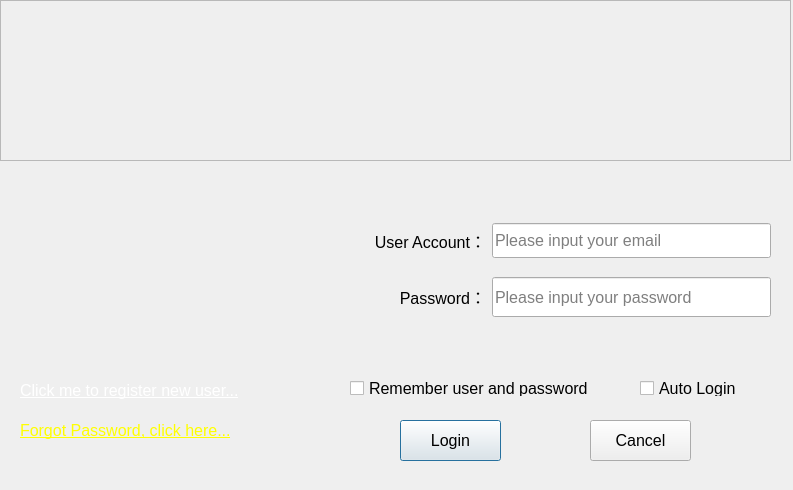
<?xml version="1.0" encoding="UTF-8"?>
<ui version="4.0">
 <class>loginDlg</class>
 <widget class="QDialog" name="loginDlg">
  <property name="geometry">
   <rect>
    <x>0</x>
    <y>0</y>
    <width>793</width>
    <height>490</height>
   </rect>
  </property>
  <property name="font">
   <font>
    <pointsize>12</pointsize>
   </font>
  </property>
  <property name="windowTitle">
   <string>DDE-OnePetrology</string>
  </property>
  <property name="windowIcon">
   <iconset>
    <normaloff>res/DDE-logo.png</normaloff>res/DDE-logo.png</iconset>
  </property>
  <property name="styleSheet">
   <string notr="true">QMainWindow{
    font-family:&quot;Microsoft YaHei&quot;;
    font-size: 14px;
    font-weight: bold;
    color:#f0f0f0;
	background:#125b4e;
}
QMainWindow#MainWindow{
    background:#125b4e;
}



QStatusBar{
	color:#fff;
}
QStatusBar QLabel{
	color:#fff;
}
QStatusBar::item{
	border: 0px
}

QCheckBox{
	color:#fff;
}

QDateTimeEdit, QLineEdit, QTextEdit, QPlainTextEdit{
	color:#fff;
	height:20px;
	padding-left:10px; 
	background:transparent;
	border:none;
	border:1px solid #67968d;
}

QDateTimeEdit::focus, QLineEdit::focus, QTextEdit::focus, QPlainTextEdit::focus{
	border:1px solid #00fffb;
}

QDateTimeEdit:hover{
    background: #1f6155;
	color:#f2f2f2;
}

QCalendarWidget QTableView {
    alternate-background-color: #125b4e;
    background-color: #67968d;
}
QToolButton#qt_calendar_monthbutton,#qt_calendar_yearbutton{
    color: #67968d;
    font: 9px simHei;
}
QCalendarWidget QWidget#qt_calendar_navigationbar{
    background-color: #FFF;
}

QTextEdit::focus{
	border:1px solid #00fffb;
}
QGroupBox::title {
	color:#fff;
}
QGroupBox QLineEdit{
    height:20px;
	padding-left:10px; 
	background:transparent;
	border:none;
	border-bottom:1px solid #67968d;
}

QDialog{
    background:#125b4e;
}
QDialog QLabel{
    color:#f0f0f0;
}

QSplitter::handle{
	background-color:#125b4e;
}

QComboBox{
	color:#fff;
	height:20px;
	padding-left:10px; 
	background:transparent;
	border: 1px solid #67968d; 
}
QComboBox::drop-down {
    subcontrol-origin: padding;   
    subcontrol-position: top right; 
    width: 15px; 
    border-left: 1px solid #67968d; 
	image: url(&quot;:/res/home/combo_drop.png&quot;) 
}
QComboBox::drop-down:hover {
    background: #00fffb;
}

QComboBox QAbstractItemView {
    outline: 0px solid gray;
    border: 1px solid #228c84;
    color: #FFFFFF;
    background-color: #07816e;
    selection-background-color: #1f6155; 
}
QComboBox QAbstractItemView::item {
    padding: 5px 10px; 
}
QComboBox QAbstractItemView::item:hover {
    color: #FFFFFF;
    background-color: #1f6155;
}


QToolButton{
	padding:5px;
	border:none;
	background:transparent;
	color:#bebebe;
}
QToolButton:hover{
	background: #1f6155;
	color:#f2f2f2;
}
QToolButton:pressed{
	background: #34a897;
	color:#f2f2f2;
	border-radius: 3px;
}

QPushButton{
	border:1px solid #4daa99;
	color:#e3e3e3;
	padding:4px 20px;
}
QPushButton:hover{
	background: #1f6155;
	color:#f2f2f2;
}
QPushButton:pressed{
	background: #34a897;
	color:#f2f2f2;
	border-radius: 3px;
}


QListView{
	background:transparent;
	border:1px solid #228c84;
}
QListWidget{
	background:transparent;
	border:1px solid #228c84;
	color:#fff;
}

QToolBox::tab{
	padding:3px;
	border-radius:5px;
	color:#04ddd7;
	font:15px &quot;Microsoft YaHei&quot;;

}
QToolTip{
	border:0px solid #F0F0F0;
	padding:1px;
	color:#04ddd7;

}


/*===================================== 表格 =================================*/
QTableView{
    outline:none;
    border-top:none;
    border-bottom-left-radius:4px;
    border-bottom-right-radius:4px;
    alternate-background-color:#1b7065; 
    selection-background-color:#01ae97;
    gridline-color:#0fa48e;
    color:#f2f2f2;
    background:transparent;
}
QHeaderView{
    border:none;
    border-bottom:1px solid #125b4e;
    background:#367b6e;
}
QHeaderView::section{
    background:transparent;
    color:#f2f2f2;
}


/*===================================== 树 =================================*/
QTreeView{
	show-decoration-selected:1;
	border:none; 
	background:transparent;
}
QTreeView::item{
	height: 25px;
	color:#eaecec;	
	border:none;
	background:transparent;
}

QTreeView::item:selected:active{  
	color:f2f2f2;
}

QTreeView::item:selected:!active{   
	color:#f2f2f2;	
}
QTreeView::branch:has-children:!has-siblings:closed,
QTreeView::branch:closed:has-children:has-siblings{
    border-image:none;
    image:url(&quot;:/res/home/tree_right.png&quot;);
}
QTreeView::branch:open:has-children:!has-siblings,
QTreeView::branch:open:has-children:has-siblings{
    border-image:none;
    image:url(&quot;:/res/home/tree_bottom.png&quot;);
}

QTreeView::indicator:unchecked {
	image: url(&quot;:/res/home/tree_uncheck.png&quot;);
}
QTreeView::indicator:checked {
	image: url(&quot;:/res/home/tree_check.png&quot;);
}
QTreeView::item:hover, QTreeView::branch:hover{
	background:#1f6155;
}
QTreeView::item:selected, QTreeView::branch:selected{
	background:#34a897;
	color:f2f2f2;
}


/*===================================== Tab =================================*/
QTabWidget#tabWidget{
    background:transparent;
}
QTabWidget::pane{
    border-top: 1px solid;
    border-color: transparent;
    top:-1px;
}
QTabBar::tab {
    min-width:85px;
    min-height:26px;
    color: #FFFFFF;
    border: 1px solid #e2e2e2;
    font:20px &quot;Microsoft YaHei&quot; ;
}
QTabBar::tab:selected{
    min-width:85px;
    min-height:25px;
    color: #000;
    border: 0px solid;
    background:#00fffb;
    font:20px &quot;Microsoft YaHei&quot; ;
}

/*===================================== 垂直滚动条 =================================*/
/*设置垂直滚动条基本样式*/
QScrollBar:vertical {
    width: 14px;
    background: rgba(0,0,0,0%);
    margin: 0px,0px,0px,0px;
    /*留出9px给上面和下面的箭头*/
    padding-top: 9px;
    padding-bottom: 9px;
}

QScrollBar::handle:vertical {
    width: 14px;
    background: #238d71; /* #176857;rgba(0,0,0,25%); */
    /*滚动条两端变成椭圆 */
    border-radius: 14px;
    min-height: 20;
}

QScrollBar::handle:vertical:hover {
    width: 14px;
    /*鼠标放到滚动条上的时候，颜色变深*/
    background:  #238d71;  /*rgba(0,0,0,50%);*/
    border-radius: 12px;
    min-height: 20;
}

/*这个应该是设置下箭头的，3.png就是箭头*/
QScrollBar::add-line:vertical 
{
    height: 9px;
    width: 14px;
    border-image: url(:/res/down-arrow.png);
    subcontrol-position: bottom;
}

/*设置上箭头 */
QScrollBar::sub-line:vertical 
{
    height: 9px;
    width: 14px;
    border-image: url(:/res/up-arrow.png);
    subcontrol-position: top;
}

/*当鼠标放到下箭头上的时候 */
QScrollBar::add-line:vertical:hover 
{
    height: 9px;
    width: 14px;
    border-image: url(:/res/down-arrow.png);
    subcontrol-position: bottom;
}

/*当鼠标放到下箭头上的时候*/
QScrollBar::sub-line:vertical:hover 
{
    height: 9px;
    width: 14px;
    border-image: url(:/res/up-arrow.png);
    subcontrol-position: top;
}

/*当滚动条滚动的时候，上面的部分和下面的部分*/
QScrollBar::sub-page:vertical {
    background: #176857;
    border-radius: 12px;
}

QScrollBar::add-page:vertical 
{
    background: #176857; /* #238d71;*/
    border-radius: 12px;
}

QScrollArea#scrollArea{
	background:transparent;
	border:none;
}


QWidget#scrollAreaWidgetContents{
	background: transparent;
}

QScrollArea#scrollArea{
    background:transparent;

    QScrollBar:vertical{  /*//滚动条主体部分(滑道)*/
        min-width: 10;/*//滑道最小宽度*/
        min-height:100;/*//滑道最小高度*/
        border-radius:5px;/*//滑道圆角*/
        background-color:rgb(200,200,200);/*//滑轨的颜色*/
    }

    QScrollBar::handle:vertical{  /*//滑块主体*/
        border-radius:5px;/*//滑块圆形角度*/
        width: 10;/*//滑块宽度*/
        border-radius:5px;/*//滑道圆角*/
        background-color:rgb(50,50,20);/*//滑块颜色*/
    }  

    QScrollBar::handle:vertical:hover{  /*//鼠标放在上面时*/
        width: 10;/*//滑块宽度*/
        border-radius:5px;/*//滑道圆角*/
        background-color:rgba(0,0,0,50%);/*//滑块颜色变化*/
    }
    
}
</string>
  </property>
  <property name="modal">
   <bool>false</bool>
  </property>
  <widget class="QPushButton" name="btnLogin">
   <property name="geometry">
    <rect>
     <x>400</x>
     <y>420</y>
     <width>101</width>
     <height>41</height>
    </rect>
   </property>
   <property name="font">
    <font>
     <pointsize>12</pointsize>
    </font>
   </property>
   <property name="text">
    <string>Login</string>
   </property>
   <property name="default">
    <bool>true</bool>
   </property>
  </widget>
  <widget class="QPushButton" name="btnCancel">
   <property name="geometry">
    <rect>
     <x>590</x>
     <y>420</y>
     <width>101</width>
     <height>41</height>
    </rect>
   </property>
   <property name="font">
    <font>
     <pointsize>12</pointsize>
    </font>
   </property>
   <property name="text">
    <string>Cancel</string>
   </property>
   <property name="autoDefault">
    <bool>false</bool>
   </property>
  </widget>
  <widget class="QWidget" name="layoutWidget">
   <property name="geometry">
    <rect>
     <x>10</x>
     <y>180</y>
     <width>771</width>
     <height>182</height>
    </rect>
   </property>
   <layout class="QHBoxLayout" name="horizontalLayout_3" stretch="0,1">
    <item>
     <widget class="QLabel" name="lblWorldMap">
      <property name="minimumSize">
       <size>
        <width>320</width>
        <height>180</height>
       </size>
      </property>
      <property name="maximumSize">
       <size>
        <width>320</width>
        <height>180</height>
       </size>
      </property>
      <property name="text">
       <string/>
      </property>
      <property name="textFormat">
       <enum>Qt::RichText</enum>
      </property>
      <property name="pixmap">
       <pixmap>res/worldmap.gif</pixmap>
      </property>
      <property name="scaledContents">
       <bool>true</bool>
      </property>
      <property name="margin">
       <number>30</number>
      </property>
     </widget>
    </item>
    <item>
     <layout class="QVBoxLayout" name="verticalLayout">
      <item>
       <layout class="QHBoxLayout" name="horizontalLayout" stretch="1,2">
        <property name="leftMargin">
         <number>10</number>
        </property>
        <property name="topMargin">
         <number>30</number>
        </property>
        <property name="rightMargin">
         <number>10</number>
        </property>
        <property name="bottomMargin">
         <number>0</number>
        </property>
        <item>
         <widget class="QLabel" name="label_2">
          <property name="sizePolicy">
           <sizepolicy hsizetype="Preferred" vsizetype="Preferred">
            <horstretch>0</horstretch>
            <verstretch>0</verstretch>
           </sizepolicy>
          </property>
          <property name="minimumSize">
           <size>
            <width>100</width>
            <height>0</height>
           </size>
          </property>
          <property name="font">
           <font>
            <pointsize>12</pointsize>
           </font>
          </property>
          <property name="text">
           <string>User Account：</string>
          </property>
          <property name="alignment">
           <set>Qt::AlignRight|Qt::AlignTrailing|Qt::AlignVCenter</set>
          </property>
         </widget>
        </item>
        <item>
         <widget class="QLineEdit" name="txtUser">
          <property name="sizePolicy">
           <sizepolicy hsizetype="Preferred" vsizetype="Fixed">
            <horstretch>0</horstretch>
            <verstretch>0</verstretch>
           </sizepolicy>
          </property>
          <property name="minimumSize">
           <size>
            <width>0</width>
            <height>35</height>
           </size>
          </property>
          <property name="font">
           <font>
            <pointsize>12</pointsize>
           </font>
          </property>
          <property name="placeholderText">
           <string>Please input your email</string>
          </property>
          <property name="clearButtonEnabled">
           <bool>true</bool>
          </property>
         </widget>
        </item>
       </layout>
      </item>
      <item>
       <layout class="QHBoxLayout" name="horizontalLayout_2" stretch="1,2">
        <property name="leftMargin">
         <number>10</number>
        </property>
        <property name="rightMargin">
         <number>10</number>
        </property>
        <property name="bottomMargin">
         <number>30</number>
        </property>
        <item>
         <widget class="QLabel" name="label_3">
          <property name="sizePolicy">
           <sizepolicy hsizetype="Preferred" vsizetype="Preferred">
            <horstretch>150</horstretch>
            <verstretch>50</verstretch>
           </sizepolicy>
          </property>
          <property name="minimumSize">
           <size>
            <width>100</width>
            <height>0</height>
           </size>
          </property>
          <property name="font">
           <font>
            <pointsize>12</pointsize>
           </font>
          </property>
          <property name="text">
           <string>Password：</string>
          </property>
          <property name="alignment">
           <set>Qt::AlignRight|Qt::AlignTrailing|Qt::AlignVCenter</set>
          </property>
         </widget>
        </item>
        <item>
         <widget class="QLineEdit" name="txtPassword">
          <property name="minimumSize">
           <size>
            <width>0</width>
            <height>40</height>
           </size>
          </property>
          <property name="font">
           <font>
            <pointsize>12</pointsize>
           </font>
          </property>
          <property name="inputMask">
           <string/>
          </property>
          <property name="text">
           <string/>
          </property>
          <property name="maxLength">
           <number>18</number>
          </property>
          <property name="echoMode">
           <enum>QLineEdit::Password</enum>
          </property>
          <property name="placeholderText">
           <string>Please input your password</string>
          </property>
          <property name="clearButtonEnabled">
           <bool>true</bool>
          </property>
         </widget>
        </item>
       </layout>
      </item>
     </layout>
    </item>
   </layout>
  </widget>
  <widget class="QFrame" name="frame">
   <property name="geometry">
    <rect>
     <x>0</x>
     <y>0</y>
     <width>791</width>
     <height>161</height>
    </rect>
   </property>
   <property name="styleSheet">
    <string notr="true">border-image:url(&quot;res/logo_header.png&quot;);</string>
   </property>
   <property name="frameShape">
    <enum>QFrame::StyledPanel</enum>
   </property>
   <property name="frameShadow">
    <enum>QFrame::Raised</enum>
   </property>
  </widget>
  <widget class="QCheckBox" name="chkRemember">
   <property name="geometry">
    <rect>
     <x>350</x>
     <y>380</y>
     <width>281</width>
     <height>16</height>
    </rect>
   </property>
   <property name="font">
    <font>
     <pointsize>12</pointsize>
    </font>
   </property>
   <property name="text">
    <string>Remember user and password</string>
   </property>
  </widget>
  <widget class="QCheckBox" name="chkAutoLogin">
   <property name="geometry">
    <rect>
     <x>640</x>
     <y>380</y>
     <width>121</width>
     <height>16</height>
    </rect>
   </property>
   <property name="font">
    <font>
     <pointsize>12</pointsize>
    </font>
   </property>
   <property name="text">
    <string>Auto Login</string>
   </property>
  </widget>
  <widget class="QLabel" name="label">
   <property name="geometry">
    <rect>
     <x>20</x>
     <y>370</y>
     <width>321</width>
     <height>41</height>
    </rect>
   </property>
   <property name="font">
    <font>
     <pointsize>12</pointsize>
    </font>
   </property>
   <property name="text">
    <string>&lt;a style=&quot;color:white&quot;  href=&quot;https://petrology.deep-time.org/dspace/register&quot;&gt;Click me to register new user...&lt;/a&gt;</string>
   </property>
   <property name="openExternalLinks">
    <bool>true</bool>
   </property>
  </widget>
  <widget class="QLabel" name="label_4">
   <property name="geometry">
    <rect>
     <x>20</x>
     <y>410</y>
     <width>321</width>
     <height>41</height>
    </rect>
   </property>
   <property name="font">
    <font>
     <pointsize>12</pointsize>
    </font>
   </property>
   <property name="text">
    <string>&lt;a style=&quot;color:yellow&quot;  href=&quot;https://petrology.deep-time.org/dspace/forgot&quot;&gt;Forgot Password, click here...&lt;/a&gt;</string>
   </property>
   <property name="openExternalLinks">
    <bool>true</bool>
   </property>
  </widget>
 </widget>
 <resources/>
 <connections>
  <connection>
   <sender>btnCancel</sender>
   <signal>clicked()</signal>
   <receiver>loginDlg</receiver>
   <slot>close()</slot>
   <hints>
    <hint type="sourcelabel">
     <x>535</x>
     <y>360</y>
    </hint>
    <hint type="destinationlabel">
     <x>349</x>
     <y>209</y>
    </hint>
   </hints>
  </connection>
  <connection>
   <sender>btnLogin</sender>
   <signal>clicked()</signal>
   <receiver>loginDlg</receiver>
   <slot>accept()</slot>
   <hints>
    <hint type="sourcelabel">
     <x>420</x>
     <y>360</y>
    </hint>
    <hint type="destinationlabel">
     <x>349</x>
     <y>209</y>
    </hint>
   </hints>
  </connection>
 </connections>
</ui>
